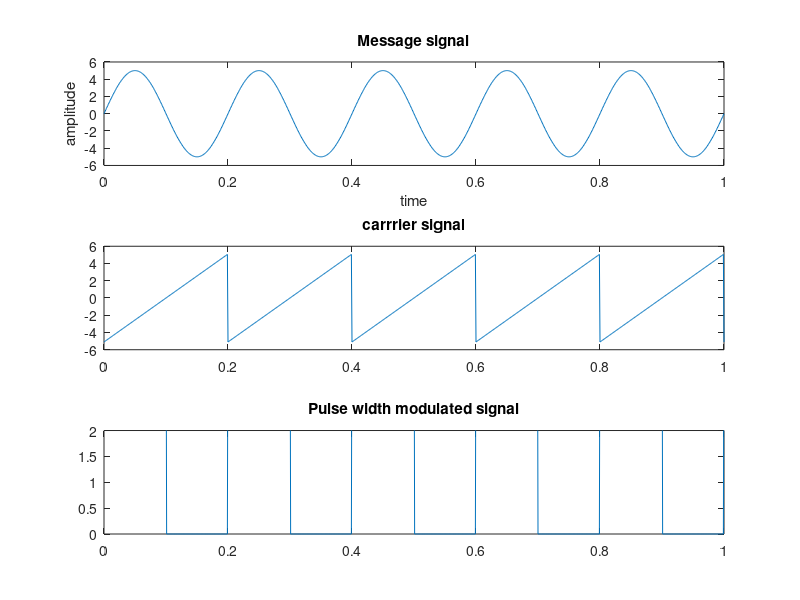

The MATLAB source for this figure:
clc;
clear all;
close all;

fm=input('Enter the meassage signal frequency= ');
fc=input('Enter the carrier signal sawtooth frequency');
a=input('Enter the meassage signal amplitude');

t=0:0.001:1;
mt=a*sin(2*pi*fm*t);
ct=1.02*a*sawtooth(2*pi*fc*t);

for i=1:length(ct)
  if mt(i)>=ct(i)
    pwm(i)=a;
  else
    pwm(i)=0;
  end;
end;

subplot(311);
plot(t,mt);
title('Message signal');
xlabel('time');
ylabel('amplitude');

subplot(312);
plot(t,ct);
title('carrrier signal');

subplot(313);
plot(t,pwm);
title('Pulse width modulated signal');
axis([0 1 0 2 ]);

